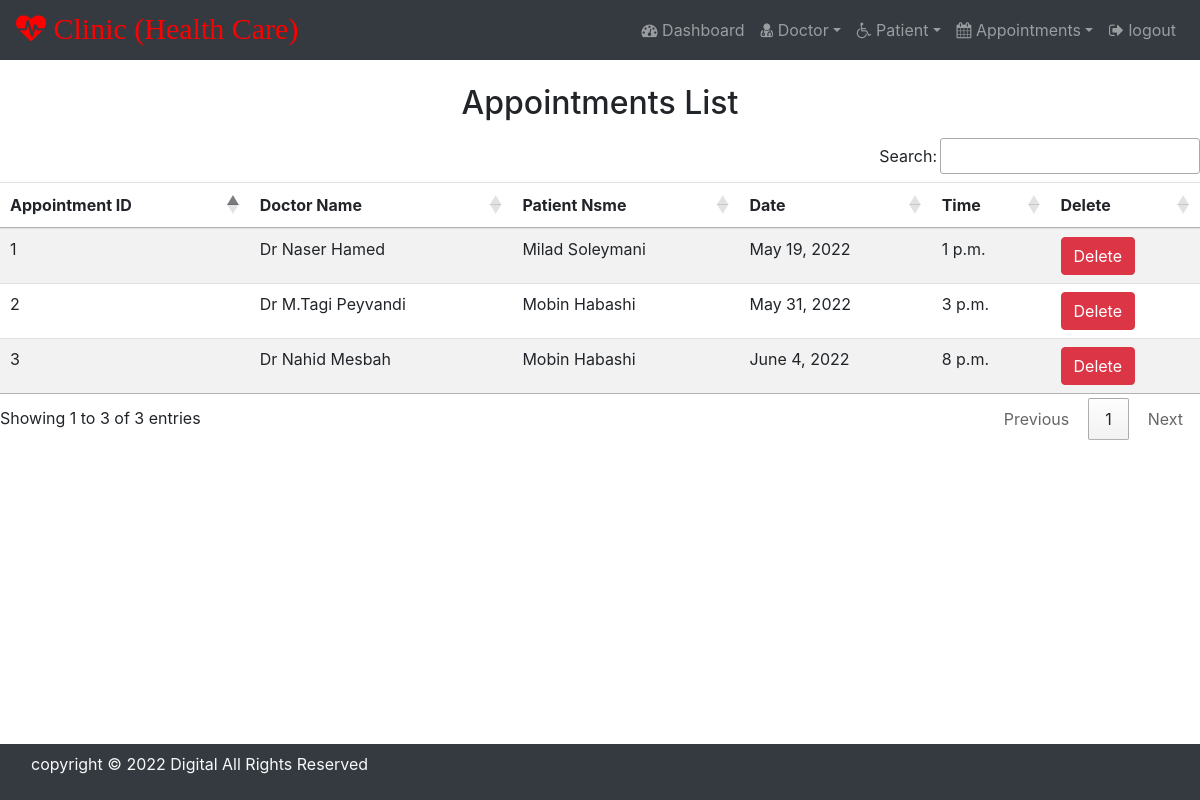
The page /view_appointment/ (signed in) on the database its author committed.
### hospital/models.py (models this page shows, shortened)
class Appointment(models.Model):
    doctor = models.ForeignKey(Doctor, on_delete=models.CASCADE)
    patient = models.ForeignKey(Patient, on_delete=models.CASCADE)
    date = models.DateField()
    time = models.TimeField()

class  Doctor(models.Model):
    name = models.CharField(max_length=50)
    mobile = models.IntegerField()
    special = models.CharField(max_length=60)
    def __str__(self):
        return self.name

class Patient(models.Model):
    name = models.CharField(max_length=50)
    gender = models.CharField(max_length=7)
    mobile = models.IntegerField(null=True)
    address = models.TextField()
    def __str__(self):
        return self.name

### hospital/views.py (the view)
# urls.py: path('view_appointment/', View_Appointment, name='view_appointment'),
def View_Appointment(request):
    if not request.user.is_staff:
        return redirect('login')
    doc = Appointment.objects.all()
    d = {'doc': doc}
    return render(request, 'view_appointment.html', d)

### hospital/templates/view_appointment.html
{% include 'base.html' %}
{% include 'navigation.html' %}
{% block content %}
<div>
    <br>
    <h2 class="text-center mb-3">Appointments List</h2>
    <table id="example" class="table table-striped table-hover">
        <thead>
            <tr>
                <th>Appointment ID</th>
                <th>Doctor Name</th>
                <th>Patient Nsme</th>
                <th>Date</th>
                <th>Time</th>
                <th>Delete</th>
            </tr>
        </thead>
        <tbody>
            {% for i in doc %}
                <tr>
                    <td>{{ i.id }}</td>
                    <td>{{ i.doctor }}</td>
                    <td>{{ i.patient }}</td>
                    <td>{{ i.date }}</td>
                    <td>{{ i.time }}</td>
                    <td><a href="{% url 'delete_patient' i.id %}" onclick="return confirm('Are you sure to delete this Patient?')" class="btn btn-danger">Delete</a></td>
                </tr>
            {% endfor %}
        </tbody>
    </table>
</div>
{% endblock content %}
{% include 'footer.html' %}

### rows shown on the page
Appointment: id "1", doctor "Dr Naser Hamed", patient "Milad Soleymani", date "May 19, 2022", time "1 p.m."
Appointment: id "2", doctor "Dr M.Tagi Peyvandi", patient "Mobin Habashi", date "May 31, 2022", time "3 p.m."
Appointment: id "3", doctor "Dr Nahid Mesbah", patient "Mobin Habashi", date "June 4, 2022", time "8 p.m."
